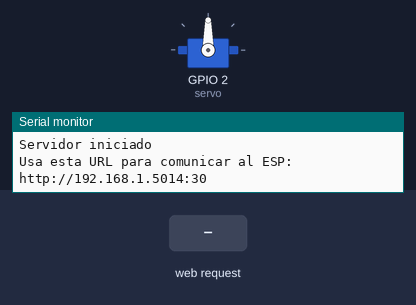
A sketch run on a simulated ESP8266 (NodeMCU). Parts: servo, the last lines printed to the serial monitor. Inputs (shaded band) come from the test bench. WiFi joins after 1.5 s; servers stay silent unless stated; the Firebase database answers and starts empty.

Above: at 2.7 s.
2.8 s: HTTP request GET /alimentar received
At 11.8 s:
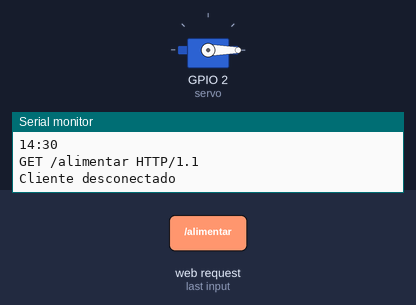
Timing chart, 0 to 12.8 s (numbered marks = the images above; inputs shaded):
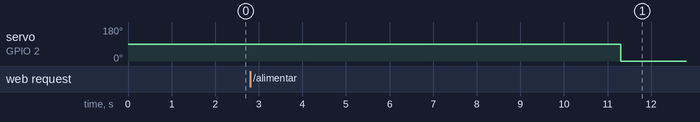

Measured:
- after the input at 2.8 s, servo on GPIO 2 (servo): 90° → 0° after 8.5 s

The sketch:

Dispensador_comida.ino
```cpp
#include <ESP8266WiFi.h>
#include <ESP8266WebServer.h>
#include <WiFiManager.h>
#include <Firebase_ESP_Client.h>
#include <DS3232RTC.h>
#include <TimeLib.h>
#include <string.h>
#include <Servo.h>
Servo servo;
WiFiServer server(80);
#define data_url  "https://dispensador-ca5ae-default-rtdb.firebaseio.com/"
#define data_secret  "WMMaxSwOmvYGvCls8DfwfKx3XyyjAFuEhcI6ZYGJ"

//creamos la  base de datos en el programa
FirebaseData fbdo;

FirebaseAuth auth;

FirebaseConfig config;
unsigned long datamillis=0;
int count = 0;

void setup(){
  Serial.begin(115200);
  WiFiManager wf;
  setTime(14,30,10,12,11,2022);
  //descomentar linea para resetear configuracion de wifi
  //wf.resetSettings();
  servo.attach(2);
  wf.autoConnect("miwifi","contraseña");

  IPAddress ip(192,168,1,21);
  IPAddress gateway(192,168,1,1);
  IPAddress subnet(255,255,255,0);
  config.database_url = data_url;
  config.signer.tokens.legacy_token = data_secret;
Firebase.reconnectWiFi(true);
Firebase.begin(&config,&auth);
WiFi.config(ip, gateway, subnet);
server.begin();
  Serial.println("Servidor iniciado");

  Serial.print("Usa esta URL para comunicar al ESP: ");
  Serial.print("http://");
  Serial.print(WiFi.localIP());
}
String Hora;
String Minuto;
String Hora1;
String Minuto1;
void loop(){

if(Firebase.RTDB.getString(&fbdo,"DIA/Hora")){
  Hora = fbdo.stringData();
  }

if(Firebase.RTDB.getString(&fbdo,"DIA/Minuto")){
  Minuto = fbdo.stringData();
  }

if(Firebase.RTDB.getString(&fbdo,"NOCHE/Hora")){
  Hora1= fbdo.stringData();
  }

if(Firebase.RTDB.getString(&fbdo,"NOCHE/Minuto")){
  Minuto1 = fbdo.stringData();
  }
  int nH = hour();
  int nM = minute();
  String nH1 = String(nH);
  String nM1 = String(nM);
  Serial.print(nH1);
  Serial.print(":");
  Serial.println(nM1);
  if(Hora == nH1 && Minuto == nM1){
    Serial.println("prendido");
    servo.write(90);
    delay(8000);
    servo.write(0);
    delay(53000);}
    if(Hora1 == nH1 && Minuto1 == nM1){
    Serial.println("prendido");
    servo.write(90);
    delay(8000);
    servo.write(0);
    delay(53000);}

WiFiClient client = server.available();
  if (!client) {
    return;}
  while(!client.available()){  //Esperamos a que el ciente mande una solicitud
    delay(1);
  }
  String request = client.readStringUntil('\r');
  Serial.println(request); //Imprimimos la solicitud
  client.flush(); //Descartamos los datos que se han escrito en el cliente y no se han leído

  if (request.indexOf("/alimentar") != -1) {
    servo.write(90);
    delay(8000);
    servo.write(0);
  }


  client.println("HTTP/1.1 200 OK"); // La respuesta empieza con una linea de estado
  client.println("Content-Type: text/html"); //Empieza el cuerpo de la respuesta indicando que el contenido será un documento html
  client.println(""); // Ponemos un espacio
  client.println("<!DOCTYPE HTML>"); //Indicamos el inicio del Documento HTML
  client.println("<html lang=\"en\">");
  client.println("<head>");
  client.println("<meta charset=\"UTF-8\">");
  client.println("<meta name=\"viewport\" content=\"width=device-width, initial-scale=1.0\">"); //Para que se adapte en móviles
  client.println("<title>Servidor Web ESP8266</title>");
  client.println("</body>");

  client.println("</html>"); //Terminamos el HTML

  delay(1);
  Serial.println("Cliente desconectado"); //Imprimimos que terminó el proceso con el cliente desconectado
  Serial.println("");
}
```
